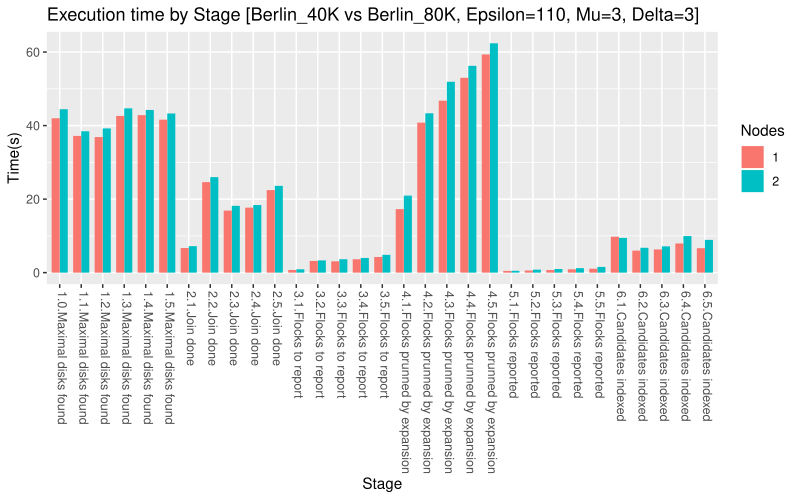

Write the R code that produced this figure.
#!/usr/bin/Rscript

require(ggplot2)
require(ggrepel)
require(stringr)
require(tidyverse)

READ_DATA     = T
SAVE_PDF      = F
SEP           = "\\|"
RESEARCH_HOME = Sys.getenv(c("RESEARCH_HOME"))
RESULTS_PATH = "Scripts/R/Benchmarks/MultiAndSingleNode/R8/"
RESULTS_NAME = "N"
dataFile = paste0(RESEARCH_HOME, RESULTS_PATH, RESULTS_NAME, '.tsv')

data = readLines(dataFile)

data = as_tibble(as.data.frame(data), stringAsFactors = F) %>% 
  rename(Line = data) %>%
  separate(Line, c("Stage", "Time", "Load", "Nodes"), sep = SEP) %>%
  select(Stage, Nodes, Time) %>%
  mutate(Stage = str_trim(Stage), Time = as.numeric(Time)) 

title = "Execution time by Stage [Berlin_40K vs Berlin_80K, Epsilon=110, Mu=3, Delta=3]"
g = ggplot(data=data, aes(x=Stage, y=Time, fill=Nodes)) + 
  geom_bar(stat="identity", position=position_dodge(width = 0.75),width = 0.75) +
  theme(axis.text.x = element_text(hjust=0, vjust=0.2, angle=270)) +
  labs(title=title, y="Time(s)", x="Stage")

if(SAVE_PDF){
  ggsave(paste0(RESEARCH_HOME, RESULTS_PATH, RESULTS_NAME, '_T1.pdf'), width = 8, height = 5, dpi = 300, units = "in", device='pdf', g)
} else {
  plot(g)
}
